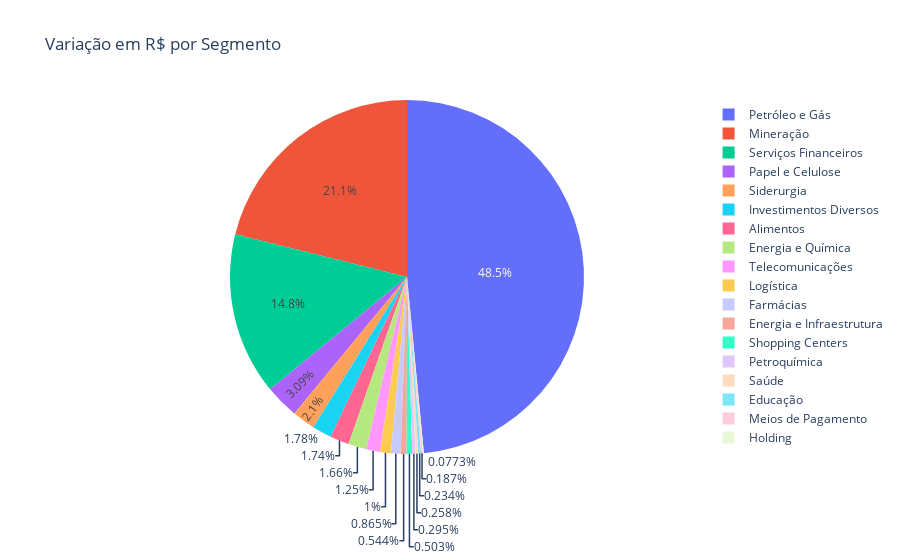

Notebook cell for this chart:
### Code cell
fig = px.pie(segmento_df_positivos, values='var_rs', names='Segmento', title='Variação em R$ por Segmento')
fig.show()

### Figure 1 — Plotly figure (JSON) as saved in the notebook; plotly's stock layout.template omitted (floating-point values rounded to 4 significant figures)
{"data": [{"domain": {"x": [0, 1], "y": [0, 1]}, "hovertemplate": "Segmento=%{label}<br>var_rs=%{value}<extra></extra>", "labels": ["Alimentos", "Educação", "Energia e Infraestrutura", "Energia e Química", "Farmácias", "Holding", "Investimentos Diversos", "Logística", "Meios de Pagamento", "Mineração", "Papel e Celulose", "Petroquímica", "Petróleo e Gás", "Saúde", "Serviços Financeiros", "Shopping Centers", "Siderurgia", "Telecomunicações"], "legendgroup": "", "name": "", "showlegend": true, "type": "pie", "values": [407800000.0, 54640000.0, 127200000.0, 388700000.0, 202400000.0, 18070000.0, 416100000.0, 233900000.0, 43660000.0, 4940000000.0, 722900000.0, 69050000.0, 11340000000.0, 60320000.0, 3463000000.0, 117700000.0, 489900000.0, 292900000.0]}], "layout": {"legend": {"tracegroupgap": 0}, "title": {"text": "Variação em R$ por Segmento"}}}
